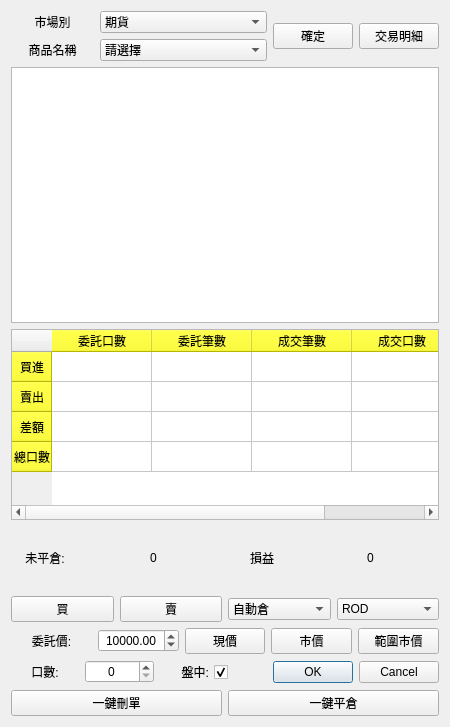
<?xml version="1.0" encoding="UTF-8"?>
<ui version="4.0">
 <class>CommodityForm</class>
 <widget class="QWidget" name="CommodityForm">
  <property name="windowModality">
   <enum>Qt::WindowModal</enum>
  </property>
  <property name="geometry">
   <rect>
    <x>0</x>
    <y>0</y>
    <width>450</width>
    <height>727</height>
   </rect>
  </property>
  <property name="minimumSize">
   <size>
    <width>0</width>
    <height>0</height>
   </size>
  </property>
  <property name="baseSize">
   <size>
    <width>450</width>
    <height>800</height>
   </size>
  </property>
  <property name="contextMenuPolicy">
   <enum>Qt::ActionsContextMenu</enum>
  </property>
  <property name="windowTitle">
   <string>商品五檔&amp;大小單&amp;下單</string>
  </property>
  <layout class="QGridLayout" name="gridLayout_2">
   <item row="0" column="0">
    <layout class="QGridLayout" name="gridLayout" rowstretch="1,4,3,1,1,1,1,1">
     <item row="0" column="0">
      <layout class="QHBoxLayout" name="horizontalLayout_8">
       <item>
        <layout class="QVBoxLayout" name="verticalLayout">
         <item>
          <layout class="QHBoxLayout" name="horizontalLayout" stretch="1,2">
           <item>
            <widget class="QLabel" name="label">
             <property name="text">
              <string>市場別</string>
             </property>
             <property name="alignment">
              <set>Qt::AlignCenter</set>
             </property>
            </widget>
           </item>
           <item>
            <widget class="QComboBox" name="Market_comboBox">
             <property name="currentIndex">
              <number>2</number>
             </property>
             <property name="maxVisibleItems">
              <number>4</number>
             </property>
             <property name="maxCount">
              <number>4</number>
             </property>
             <item>
              <property name="text">
               <string>上市</string>
              </property>
             </item>
             <item>
              <property name="text">
               <string>上櫃</string>
              </property>
             </item>
             <item>
              <property name="text">
               <string>期貨</string>
              </property>
             </item>
             <item>
              <property name="text">
               <string>選擇權</string>
              </property>
             </item>
            </widget>
           </item>
          </layout>
         </item>
         <item>
          <layout class="QHBoxLayout" name="horizontalLayout_7" stretch="1,2">
           <item>
            <widget class="QLabel" name="label_2">
             <property name="text">
              <string>商品名稱</string>
             </property>
             <property name="alignment">
              <set>Qt::AlignCenter</set>
             </property>
            </widget>
           </item>
           <item>
            <widget class="QComboBox" name="Commodity_comboBox">
             <property name="maxVisibleItems">
              <number>16</number>
             </property>
             <item>
              <property name="text">
               <string>請選擇</string>
              </property>
             </item>
            </widget>
           </item>
          </layout>
         </item>
        </layout>
       </item>
       <item>
        <widget class="QPushButton" name="commoditybtn">
         <property name="text">
          <string>確定</string>
         </property>
        </widget>
       </item>
       <item>
        <widget class="QPushButton" name="TDetailbtn">
         <property name="text">
          <string>交易明細</string>
         </property>
        </widget>
       </item>
      </layout>
     </item>
     <item row="1" column="0">
      <widget class="QTableView" name="DomTable"/>
     </item>
     <item row="3" column="0">
      <layout class="QHBoxLayout" name="horizontalLayout_2" stretch="1,2,1,2">
       <item>
        <widget class="QLabel" name="label_3">
         <property name="text">
          <string>未平倉:</string>
         </property>
         <property name="alignment">
          <set>Qt::AlignCenter</set>
         </property>
        </widget>
       </item>
       <item>
        <widget class="QLabel" name="contract">
         <property name="text">
          <string>0</string>
         </property>
         <property name="alignment">
          <set>Qt::AlignCenter</set>
         </property>
        </widget>
       </item>
       <item>
        <widget class="QLabel" name="label_5">
         <property name="text">
          <string>損益</string>
         </property>
         <property name="alignment">
          <set>Qt::AlignCenter</set>
         </property>
        </widget>
       </item>
       <item>
        <widget class="QLabel" name="profit">
         <property name="text">
          <string>0</string>
         </property>
         <property name="alignment">
          <set>Qt::AlignCenter</set>
         </property>
        </widget>
       </item>
      </layout>
     </item>
     <item row="4" column="0">
      <layout class="QHBoxLayout" name="horizontalLayout_3">
       <item>
        <widget class="QPushButton" name="BidAct_btn">
         <property name="text">
          <string>買</string>
         </property>
        </widget>
       </item>
       <item>
        <widget class="QPushButton" name="AskAct_btn">
         <property name="text">
          <string>賣</string>
         </property>
        </widget>
       </item>
       <item>
        <widget class="QComboBox" name="InterestType_box">
         <item>
          <property name="text">
           <string>自動倉</string>
          </property>
         </item>
         <item>
          <property name="text">
           <string>新倉</string>
          </property>
         </item>
         <item>
          <property name="text">
           <string>平倉</string>
          </property>
         </item>
        </widget>
       </item>
       <item>
        <widget class="QComboBox" name="OrderType_box">
         <item>
          <property name="text">
           <string>ROD</string>
          </property>
         </item>
         <item>
          <property name="text">
           <string>IOC</string>
          </property>
         </item>
         <item>
          <property name="text">
           <string>FOK</string>
          </property>
         </item>
        </widget>
       </item>
      </layout>
     </item>
     <item row="5" column="0">
      <layout class="QHBoxLayout" name="horizontalLayout_4">
       <item>
        <widget class="QLabel" name="label_7">
         <property name="text">
          <string>委託價:</string>
         </property>
         <property name="alignment">
          <set>Qt::AlignCenter</set>
         </property>
        </widget>
       </item>
       <item>
        <widget class="QDoubleSpinBox" name="PriceSpin">
         <property name="alignment">
          <set>Qt::AlignCenter</set>
         </property>
         <property name="maximum">
          <double>30000.000000000000000</double>
         </property>
         <property name="value">
          <double>10000.000000000000000</double>
         </property>
        </widget>
       </item>
       <item>
        <widget class="QPushButton" name="LastPrice_btn">
         <property name="text">
          <string>現價</string>
         </property>
        </widget>
       </item>
       <item>
        <widget class="QPushButton" name="MarketPrice_btn">
         <property name="text">
          <string>市價</string>
         </property>
        </widget>
       </item>
       <item>
        <widget class="QPushButton" name="LimitMarketPrice_btn">
         <property name="text">
          <string>範圍市價</string>
         </property>
        </widget>
       </item>
      </layout>
     </item>
     <item row="6" column="0">
      <layout class="QHBoxLayout" name="horizontalLayout_5" stretch="1,1,1,3">
       <item>
        <widget class="QLabel" name="label_8">
         <property name="text">
          <string>口數:</string>
         </property>
         <property name="alignment">
          <set>Qt::AlignCenter</set>
         </property>
        </widget>
       </item>
       <item>
        <widget class="QSpinBox" name="Contract_SpinBox">
         <property name="alignment">
          <set>Qt::AlignCenter</set>
         </property>
         <property name="readOnly">
          <bool>false</bool>
         </property>
        </widget>
       </item>
       <item>
        <widget class="QCheckBox" name="dealbox">
         <property name="layoutDirection">
          <enum>Qt::RightToLeft</enum>
         </property>
         <property name="text">
          <string>盤中:</string>
         </property>
         <property name="checked">
          <bool>true</bool>
         </property>
        </widget>
       </item>
       <item>
        <widget class="QDialogButtonBox" name="Order_btn">
         <property name="standardButtons">
          <set>QDialogButtonBox::Cancel|QDialogButtonBox::Ok</set>
         </property>
        </widget>
       </item>
      </layout>
     </item>
     <item row="7" column="0">
      <layout class="QHBoxLayout" name="horizontalLayout_6">
       <item>
        <widget class="QPushButton" name="OrderCancel_btn_pawn">
         <property name="text">
          <string>一鍵刪單</string>
         </property>
        </widget>
       </item>
       <item>
        <widget class="QPushButton" name="ClosePositionAll_btn_pawn">
         <property name="text">
          <string>一鍵平倉</string>
         </property>
        </widget>
       </item>
      </layout>
     </item>
     <item row="2" column="0">
      <widget class="QTableWidget" name="MPTable">
       <property name="styleSheet">
        <string notr="true">QHeaderView::section{background:yellow}</string>
       </property>
       <property name="rowCount">
        <number>4</number>
       </property>
       <property name="columnCount">
        <number>4</number>
       </property>
       <row>
        <property name="text">
         <string>買進</string>
        </property>
        <property name="textAlignment">
         <set>AlignCenter</set>
        </property>
       </row>
       <row>
        <property name="text">
         <string>賣出</string>
        </property>
        <property name="textAlignment">
         <set>AlignCenter</set>
        </property>
       </row>
       <row>
        <property name="text">
         <string>差額</string>
        </property>
        <property name="textAlignment">
         <set>AlignCenter</set>
        </property>
       </row>
       <row>
        <property name="text">
         <string>總口數</string>
        </property>
        <property name="textAlignment">
         <set>AlignCenter</set>
        </property>
       </row>
       <column>
        <property name="text">
         <string>委託口數</string>
        </property>
        <property name="textAlignment">
         <set>AlignCenter</set>
        </property>
       </column>
       <column>
        <property name="text">
         <string>委託筆數</string>
        </property>
        <property name="textAlignment">
         <set>AlignCenter</set>
        </property>
       </column>
       <column>
        <property name="text">
         <string>成交筆數</string>
        </property>
        <property name="textAlignment">
         <set>AlignCenter</set>
        </property>
       </column>
       <column>
        <property name="text">
         <string>成交口數</string>
        </property>
        <property name="textAlignment">
         <set>AlignCenter</set>
        </property>
       </column>
       <item row="2" column="0">
        <property name="font">
         <font>
          <bold>true</bold>
         </font>
        </property>
       </item>
       <item row="2" column="1">
        <property name="font">
         <font>
          <bold>true</bold>
         </font>
        </property>
       </item>
       <item row="2" column="2">
        <property name="text">
         <string/>
        </property>
        <property name="font">
         <font>
          <bold>true</bold>
         </font>
        </property>
       </item>
       <item row="2" column="3">
        <property name="text">
         <string/>
        </property>
        <property name="font">
         <font>
          <bold>true</bold>
         </font>
        </property>
       </item>
      </widget>
     </item>
    </layout>
   </item>
  </layout>
 </widget>
 <resources/>
 <connections>
  <connection>
   <sender>Order_btn</sender>
   <signal>rejected()</signal>
   <receiver>AskAct_btn</receiver>
   <slot>toggle()</slot>
   <hints>
    <hint type="sourcelabel">
     <x>334</x>
     <y>587</y>
    </hint>
    <hint type="destinationlabel">
     <x>169</x>
     <y>498</y>
    </hint>
   </hints>
  </connection>
  <connection>
   <sender>Order_btn</sender>
   <signal>rejected()</signal>
   <receiver>BidAct_btn</receiver>
   <slot>toggle()</slot>
   <hints>
    <hint type="sourcelabel">
     <x>334</x>
     <y>587</y>
    </hint>
    <hint type="destinationlabel">
     <x>61</x>
     <y>498</y>
    </hint>
   </hints>
  </connection>
 </connections>
</ui>
